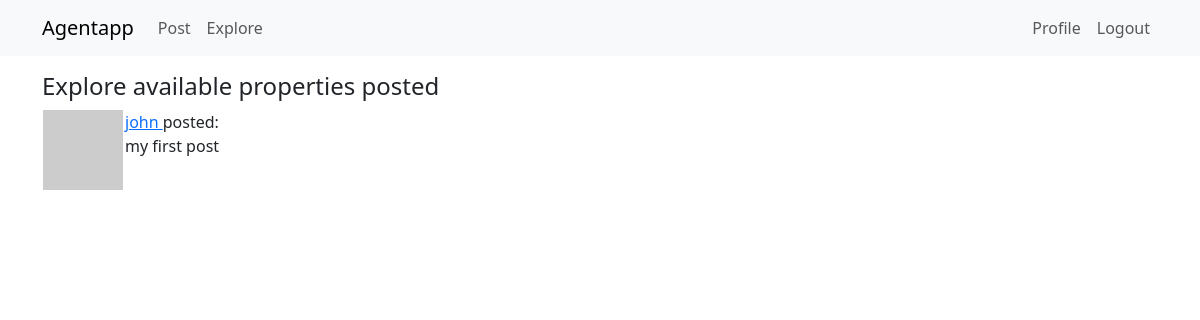
Page /explore (signed in) on the earlier database version.
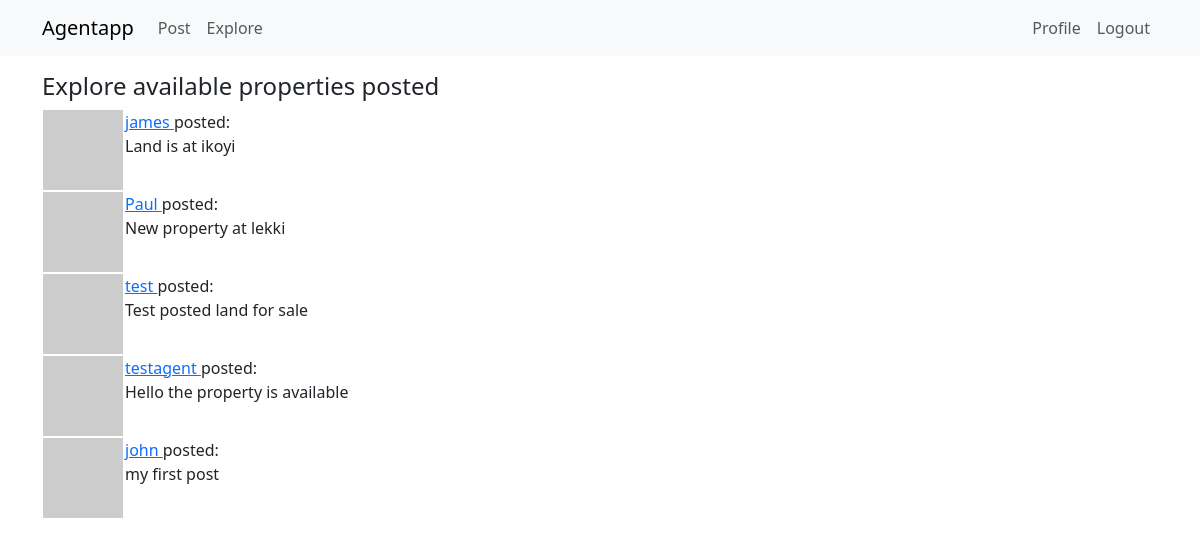
Same page on the later database version.
### models/agent.py (models this page shows, shortened)
class Post(db.Model):
    id: so.Mapped[int] = so.mapped_column(primary_key=True)
    body: so.Mapped[str] = so.mapped_column(sa.String(140))
    timestamp: so.Mapped[datetime] = so.mapped_column(
        index=True, default=lambda: datetime.now(timezone.utc))
    agent_id: so.Mapped[int] = so.mapped_column(sa.ForeignKey(Agent.id),
                                               index=True)
    author: so.Mapped[Agent] = so.relationship(back_populates='posts')

class Agent(UserMixin, db.Model):
    id: so.Mapped[int] = so.mapped_column(primary_key=True)
    username: so.Mapped[str] = so.mapped_column(sa.String(64), index=True,
                                                unique=True)
    email: so.Mapped[str] = so.mapped_column(sa.String(120), index=True,
                                             unique=True)
    license: so.Mapped[Optional[str]] = so.mapped_column(sa.String(256), nullable=True)
    password_hash: so.Mapped[Optional[str]] = so.mapped_column(sa.String(256))
    posts: so.WriteOnlyMapped['Post'] = so.relationship(back_populates='author')
    about_me: so.Mapped[Optional[str]] = so.mapped_column(sa.String(140))
    last_seen: so.Mapped[Optional[datetime]] = so.mapped_column(
        default=lambda: datetime.now(timezone.utc))
    following: so.WriteOnlyMapped['Agent'] = so.relationship(
        secondary=followers, primaryjoin=(followers.c.follower_id == id),
        secondaryjoin=(followers.c.followed_id == id),
        back_populates='followers')
    followers: so.WriteOnlyMapped['Agent'] = so.relationship(
        secondary=followers, primaryjoin=(followers.c.followed_id == id),
        secondaryjoin=(followers.c.follower_id == id),
        back_populates='following')
    def avatar(self, size):
        digest = md5(self.email.lower().encode('utf-8')).hexdigest()
        return f'https://www.gravatar.com/avatar/{digest}?d=identicon&s={size}'

### agent_app/routes.py (the view)
@app.route('/explore')
@login_required
def explore():
    query = sa.select(Post).order_by(Post.timestamp.desc())
    posts = db.session.scalars(query).all()
    return render_template('index.html', title='Explore', posts=posts)

### agent_app/routes.py (called while the page is built)
@app.before_request
def before_request():
    if current_user.is_authenticated:
        current_user.last_seen = datetime.now(timezone.utc)
        db.session.commit()

### models/agent.py (called while the page is built)
@login.user_loader
def load_user(id):
    return db.session.get(Agent, int(id))

### agent_app/templates/index.html
{% extends "base.html" %}
{% block content %}
    {% if form %}
    <h5>  Hello {{ current_user.username }}, you can post new property here</h5>
    <form action="" method="post">
        {{ form.hidden_tag() }}
        <p>
            {{ form.post.label }}<br>
            {{ form.post(cols=32, rows=4) }}<br>
            {% for error in form.post.errors %}
            <span style="color: red;">[{{ error }}]</span>
            {% endfor %}
        </p>
        <p>{{ form.submit() }}</p>
    </form>
    {% else %}
    <h4> Explore available properties posted </h4>
    {% endif %}
    {% for post in posts %}
        {% include '_post.html' %}
    {% endfor %}
{% endblock %}

### agent_app/templates/_post.html
<table>
    <tr valign="top">
        <td><img src="{{ post.author.avatar(36) }}"></td>
        <td>
            <a href="{{ url_for('agent', username=post.author.username) }}">
                {{ post.author.username }}
            </a>
            posted:<br>{{ post.body }}</td>
    </tr>
</table>

Differences in the rows shown:
added Post: author.username "james", body "Land is at ikoyi"
added Post: author.username "Paul", body "New property at lekki"
added Post: author.username "test", body "Test posted land for sale"
added Post: author.username "testagent", body "Hello the property is available"
